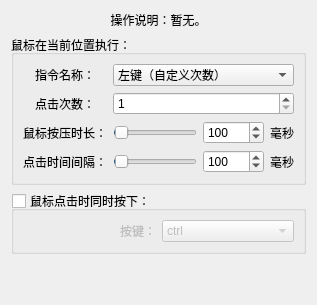
       <widget class="QWidget" name="tab_9">
        <attribute name="title">
         <string>鼠标点击</string>
        </attribute>
        <layout class="QVBoxLayout" name="verticalLayout_19">
         <item>
          <widget class="QLabel" name="label_87">
           <property name="sizePolicy">
            <sizepolicy hsizetype="Preferred" vsizetype="Preferred">
             <horstretch>0</horstretch>
             <verstretch>0</verstretch>
            </sizepolicy>
           </property>
           <property name="text">
            <string>操作说明：暂无。</string>
           </property>
           <property name="alignment">
            <set>Qt::AlignmentFlag::AlignCenter</set>
           </property>
           <property name="wordWrap">
            <bool>false</bool>
           </property>
           <property name="margin">
            <number>0</number>
           </property>
           <property name="indent">
            <number>-1</number>
           </property>
           <property name="openExternalLinks">
            <bool>false</bool>
           </property>
          </widget>
         </item>
         <item>
          <widget class="QGroupBox" name="groupBox_31">
           <property name="title">
            <string>鼠标在当前位置执行：</string>
           </property>
           <layout class="QVBoxLayout" name="verticalLayout_17">
            <item>
             <layout class="QGridLayout" name="gridLayout_37" columnstretch="4,4,1,0">
              <item row="3" column="3">
               <widget class="QLabel" name="label_111">
                <property name="text">
                 <string>毫秒</string>
                </property>
               </widget>
              </item>
              <item row="2" column="1">
               <widget class="QSlider" name="horizontalSlider_2">
                <property name="minimum">
                 <number>1</number>
                </property>
                <property name="maximum">
                 <number>10000</number>
                </property>
                <property name="value">
                 <number>100</number>
                </property>
                <property name="orientation">
                 <enum>Qt::Orientation::Horizontal</enum>
                </property>
               </widget>
              </item>
              <item row="2" column="3">
               <widget class="QLabel" name="label_109">
                <property name="text">
                 <string>毫秒</string>
                </property>
               </widget>
              </item>
              <item row="0" column="0">
               <widget class="QLabel" name="label_107">
                <property name="text">
                 <string>指令名称：</string>
                </property>
                <property name="alignment">
                 <set>Qt::AlignmentFlag::AlignCenter</set>
                </property>
               </widget>
              </item>
              <item row="0" column="1" colspan="3">
               <widget class="QComboBox" name="comboBox_35">
                <item>
                 <property name="text">
                  <string>左键（自定义次数）</string>
                 </property>
                </item>
                <item>
                 <property name="text">
                  <string>右键（自定义次数）</string>
                 </property>
                </item>
               </widget>
              </item>
              <item row="2" column="0">
               <widget class="QLabel" name="label_32">
                <property name="text">
                 <string>鼠标按压时长：</string>
                </property>
                <property name="alignment">
                 <set>Qt::AlignmentFlag::AlignCenter</set>
                </property>
               </widget>
              </item>
              <item row="1" column="1" colspan="3">
               <widget class="QSpinBox" name="spinBox_18">
                <property name="enabled">
                 <bool>true</bool>
                </property>
                <property name="layoutDirection">
                 <enum>Qt::LayoutDirection::LeftToRight</enum>
                </property>
                <property name="alignment">
                 <set>Qt::AlignmentFlag::AlignLeading|Qt::AlignmentFlag::AlignLeft|Qt::AlignmentFlag::AlignVCenter</set>
                </property>
                <property name="minimum">
                 <number>1</number>
                </property>
                <property name="maximum">
                 <number>999</number>
                </property>
                <property name="value">
                 <number>1</number>
                </property>
               </widget>
              </item>
              <item row="1" column="0">
               <widget class="QLabel" name="label_108">
                <property name="enabled">
                 <bool>true</bool>
                </property>
                <property name="text">
                 <string>点击次数：</string>
                </property>
                <property name="alignment">
                 <set>Qt::AlignmentFlag::AlignCenter</set>
                </property>
               </widget>
              </item>
              <item row="3" column="0">
               <widget class="QLabel" name="label_110">
                <property name="text">
                 <string>点击时间间隔：</string>
                </property>
                <property name="alignment">
                 <set>Qt::AlignmentFlag::AlignCenter</set>
                </property>
               </widget>
              </item>
              <item row="2" column="2">
               <widget class="QSpinBox" name="spinBox_19">
                <property name="minimum">
                 <number>1</number>
                </property>
                <property name="maximum">
                 <number>10000</number>
                </property>
                <property name="value">
                 <number>100</number>
                </property>
               </widget>
              </item>
              <item row="3" column="2">
               <widget class="QSpinBox" name="spinBox_20">
                <property name="minimum">
                 <number>1</number>
                </property>
                <property name="maximum">
                 <number>10000</number>
                </property>
                <property name="value">
                 <number>100</number>
                </property>
               </widget>
              </item>
              <item row="3" column="1">
               <widget class="QSlider" name="horizontalSlider_3">
                <property name="minimum">
                 <number>1</number>
                </property>
                <property name="maximum">
                 <number>10000</number>
                </property>
                <property name="value">
                 <number>100</number>
                </property>
                <property name="orientation">
                 <enum>Qt::Orientation::Horizontal</enum>
                </property>
               </widget>
              </item>
             </layout>
            </item>
           </layout>
          </widget>
         </item>
         <item>
          <widget class="QGroupBox" name="groupBox_63">
           <property name="title">
            <string>鼠标点击时同时按下：</string>
           </property>
           <property name="checkable">
            <bool>true</bool>
           </property>
           <property name="checked">
            <bool>false</bool>
           </property>
           <layout class="QHBoxLayout" name="horizontalLayout_8" stretch="1,1">
            <item>
             <widget class="QLabel" name="label_162">
              <property name="text">
               <string>按键：</string>
              </property>
              <property name="alignment">
               <set>Qt::AlignmentFlag::AlignRight|Qt::AlignmentFlag::AlignTrailing|Qt::AlignmentFlag::AlignVCenter</set>
              </property>
             </widget>
            </item>
            <item>
             <widget class="QComboBox" name="comboBox_66">
              <item>
               <property name="text">
                <string>ctrl</string>
               </property>
              </item>
              <item>
               <property name="text">
                <string>alt</string>
               </property>
              </item>
              <item>
               <property name="text">
                <string>shift</string>
               </property>
              </item>
             </widget>
            </item>
           </layout>
          </widget>
         </item>
         <item>
          <spacer name="verticalSpacer_4">
           <property name="orientation">
            <enum>Qt::Orientation::Vertical</enum>
           </property>
           <property name="sizeHint" stdset="0">
            <size>
             <width>20</width>
             <height>40</height>
            </size>
           </property>
          </spacer>
         </item>
        </layout>
       </widget>
